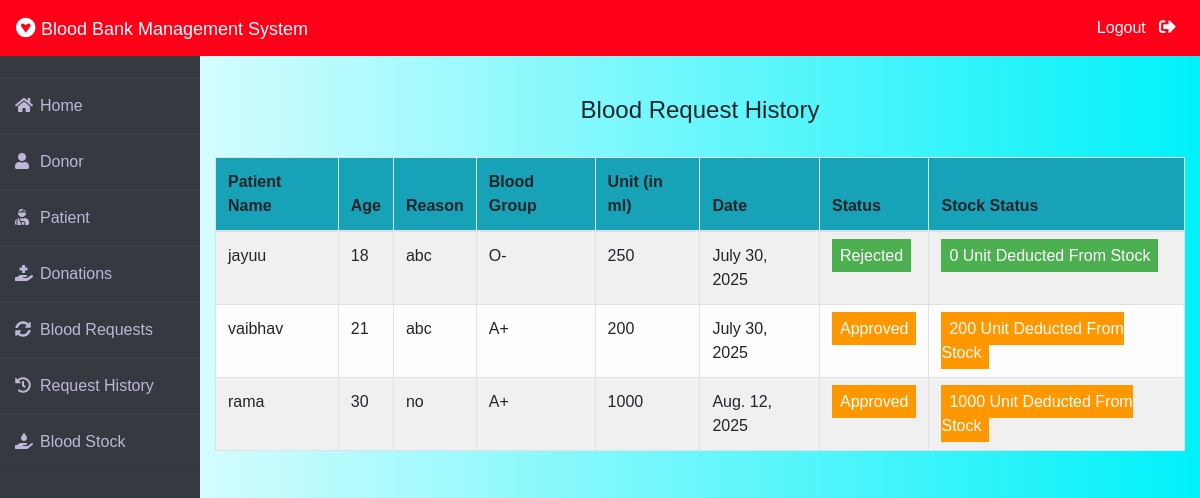
The app's page /admin-request-history (signed in) with its own data.
### blood/models.py (models this page shows, shortened)
class BloodRequest(models.Model):
    request_by_patient=models.ForeignKey(pmodels.Patient,null=True,on_delete=models.CASCADE)
    request_by_donor=models.ForeignKey(dmodels.Donor,null=True,on_delete=models.CASCADE)
    patient_name=models.CharField(max_length=30)
    patient_age=models.PositiveIntegerField()
    reason=models.CharField(max_length=500)
    bloodgroup=models.CharField(max_length=10)
    unit=models.PositiveIntegerField(default=0)
    status=models.CharField(max_length=20,default="Pending")
    date=models.DateField(auto_now=True)

### blood/views.py (the view)
# urls.py: path('admin-request-history', views.admin_request_history_view,name='admin-request-history'),
@login_required(login_url='adminlogin')
def admin_request_history_view(request):
    requests=models.BloodRequest.objects.all().exclude(status='Pending')
    return render(request,'blood/admin_request_history.html',{'requests':requests})

### templates/blood/admin_request_history.html (shortened to what this page needs)
{% extends 'blood/adminbase.html' %}
{% block content %}
{% load widget_tweaks %}
{%load static%}
<head>
</head>
<br><br>
<div class="container">
    <H4 class="text-center">Blood Request History</H4><br>
    <table class="table table-light table-hover table-bordered table-striped">
        <thead class="bg-info">
            <tr>
                <th scope="col">Patient Name</th>
                <th scope="col">Age</th>
                <th scope="col">Reason</th>
                <th scope="col">Blood Group</th>
                <th scope="col">Unit (in ml)</th>
                <th scope="col">Date</th>
                <th scope="col">Status</th>
                <th scope="col">Stock Status</th>
            </tr>
        </thead>
        <tbody>
            {% for t in requests %}
            <tr>
                <td> {{t.patient_name}}</td>
                <td>{{t.patient_age}}</td>
                <td>{{t.reason}}</td>
                <td>{{t.bloodgroup}}</td>
                <td>{{t.unit}}</td>
                <td>{{t.date}}</td>
                {% if t.status == 'Approved' %}
                <td><span class="label warning"> Approved</span></td>
                <td><span class="label warning"> {{t.unit}} Unit Deducted From Stock</span></td>
                {% else %}
                <td><span class="label success">Rejected</span></td>
                <td><span class="label success"> 0 Unit Deducted From Stock</span></td>
                {% endif %}
            </tr>
            {% endfor %}
        </tbody>
    </table>
</div>
{% endblock content %}

### templates/blood/adminbase.html (style rules this page uses)
* { margin: 0; padding: 0; box-sizing: border-box; list-style: none; text-decoration: none; font-family: 'Josefin Sans', sans-serif; }
body { background-color: #f3f5f9; }

### templates/blood/admin_request_history.html (style rules this page uses)
body { background: linear-gradient(to right, #ffffffff, #00f1f9ff); min-height: 100vh; margin: 0; padding: 0; }
.label { color: white; padding: 8px; }
.success { background-color: #4CAF50; }
.warning { background-color: #ff9800; }

### records on screen
BloodRequest: patient_name "jayuu", patient_age "18", reason "abc", bloodgroup "O-", unit "250", date "July 30, 2025", status "Rejected"
BloodRequest: patient_name "vaibhav", patient_age "21", reason "abc", bloodgroup "A+", unit "200", date "July 30, 2025"
BloodRequest: patient_name "rama", patient_age "30", reason "no", bloodgroup "A+", unit "1000", date "Aug. 12, 2025"
